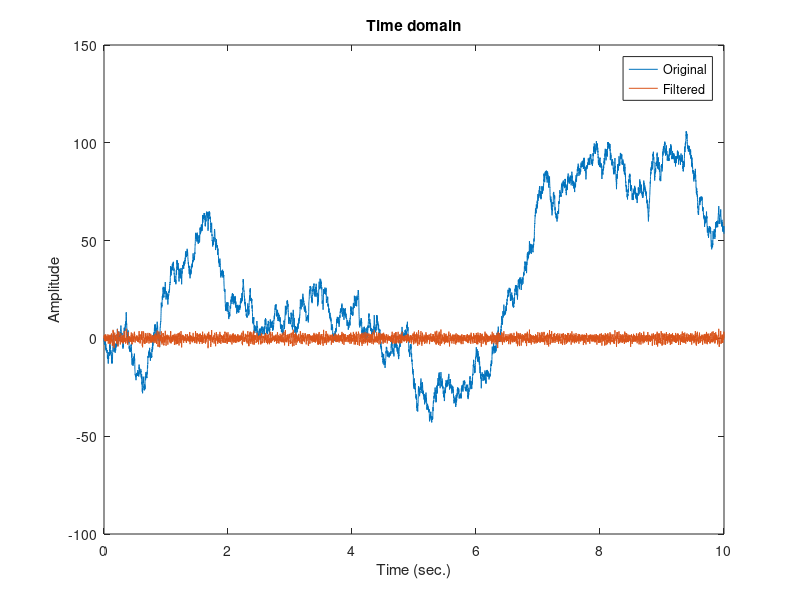
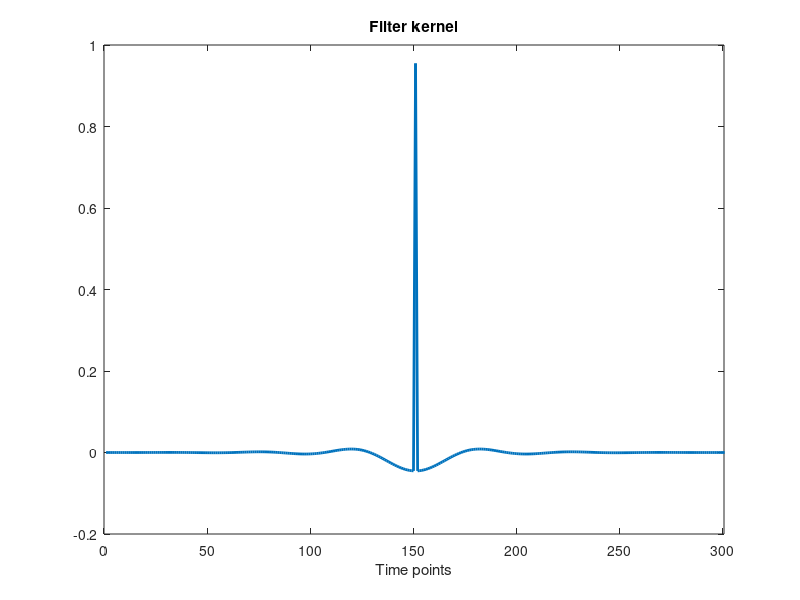
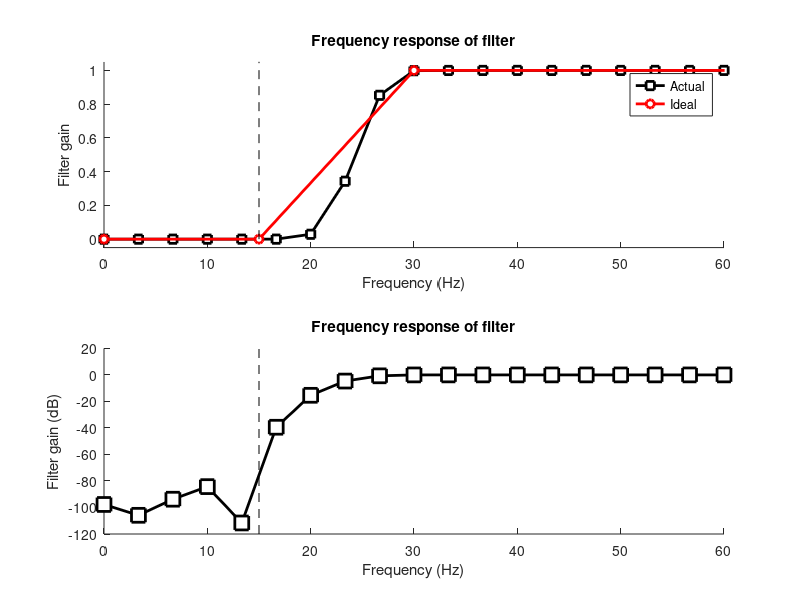

The MATLAB source for these figures, in order:
%%
%     Curso do canal ExataMenteS
%     Aula 79 - Filtro Passa Alta
%     Se inscreva no canal e nos ajude a crescer <3
%     https://www.youtube.com/channel/UCZyFebN0_gF2yy5fhVhlXtA
%     Professor: Joao Pinheiro
%     Copyright https://github.com/joaomh
%%
% signal parameters
freqHz = 1000; % Hz
time  = 0:1/freqHz:10; 
nPoints = length(time);

% Brownian
signal = cumsum( randn(nPoints,1) );

% Filter parameters
fCutoffHz  = 15;     % Cutoff freq hz
proportion = .2;    % Proportion

% Filter shape is 0's and 1's for each node in the filter shape
filterShape = [ 0 0 1 1 ];

% Filter frequencies vector can be specified in Hz
% We need to normalize
filterFreq  = [ 0 fCutoffHz fCutoffHz*2  freqHz/2 ] / (0.5*freqHz);
filterOrder = 20*fCutoffHz;

% Create filter kernel and apply to data
filterKernel = firls(filterOrder, filterFreq, filterShape);
filterTS = filtfilt(filterKernel,1,signal);

% Compute the power spectrum of the filter kernel
filterPower = abs(fft(filterKernel)).^2;

% Compute the frequencies vector and remove negative frequencies
freqHzVec      = linspace(0,freqHz/2,floor(filterOrder/2+1));
filterPower = filterPower(1:length(freqHzVec));

% Plot
figure(1), clf
plot(time, [ signal filterTS ]);
xlabel('Time (sec.)'), ylabel('Amplitude')
title('Time domain')
legend({'Original';'Filtered'})

% Plot filter kernel in the time domain
figure(2), clf
plot(filterKernel,'linew',2)
xlabel('Time points')
title('Filter kernel')
set(gca, 'xlim', [0 filterOrder+0.5]);

% Plot amplitude spectrum of the filter kernel
figure(3), clf
subplot(211), hold on
plot(freqHzVec,filterPower,'ks-','linew',2,'markerfacecolor','w')
plot(filterFreq*0.5*freqHz,filterShape,'ro-','linew',2,'markerfacecolor','w')

% Freq cutoff
plot(fCutoffHz*[1 1],get(gca,'ylim'),'--k')

set(gca,'xlim',[0 fCutoffHz*4],'ylim',[-.05 1.05])
xlabel('Frequency (Hz)'), ylabel('Filter gain')
legend({'Actual';'Ideal'})
title('Frequency response of filter')

% Bode plot
subplot(212), hold on
plot(freqHzVec,10*log10(filterPower),'ks-','linew',2,'markersize',10,'markerfacecolor','w')
plot(fCutoffHz*[1 1],get(gca,'ylim'),'--k')
set(gca,'xlim',[0 fCutoffHz*4])
xlabel('Frequency (Hz)'), ylabel('Filter gain (dB)')
title('Frequency response of filter')
